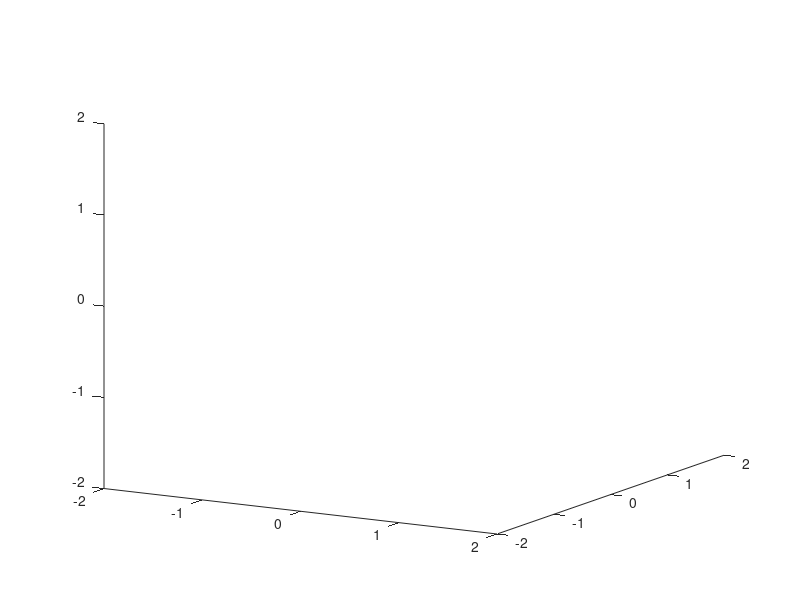

Write the MATLAB code that produced this figure. (Note: this script raises an error after producing the figure.)
clc
clear
close all
points = [0 0 0; 1 0 0; 1 1 0; 0 1 0; -1  1 0; -1 0 0; -1 -1 0; 0 -1 0; 1 -1 0]*1.2;
faces = {{1, 2, 3, 4}, {1, 4, 5, 6}, {1, 6, 7}, {1, 7, 8}, {1, 2, 8, 9}}; %points index for faces
creases = [1 2; 1 4; 1 6; 1 7; 1 8]; %points index for creases
edges = [2 3; 3 4; 4 5; 5 6; 6 7; 7 8; 8 9; 9 2];
rho_T = [pi/2, pi/2, pi/2, -pi, pi];
%end inputs
xlim([-2 2])
ylim([-2 2])
zlim([-2 2])
view([30 14])
rho_series = folding_opt(points, edges, creases, faces, rho_T, 20000, 'test1.gif');

figure(2)
plot(rho_series(rho_series(:,1) ~= 0, :), '-')
axis tight
ax = gca;
set(gca, 'Ytick', [-3/2*pi -pi -pi/2 0 pi/2 pi 3/2*pi]);
set(gca, 'YTickLabel', {'-3/2\pi','-\pi','-\pi/2','0','\pi/2','\pi','3/2\pi'});
%ylim([-pi pi])